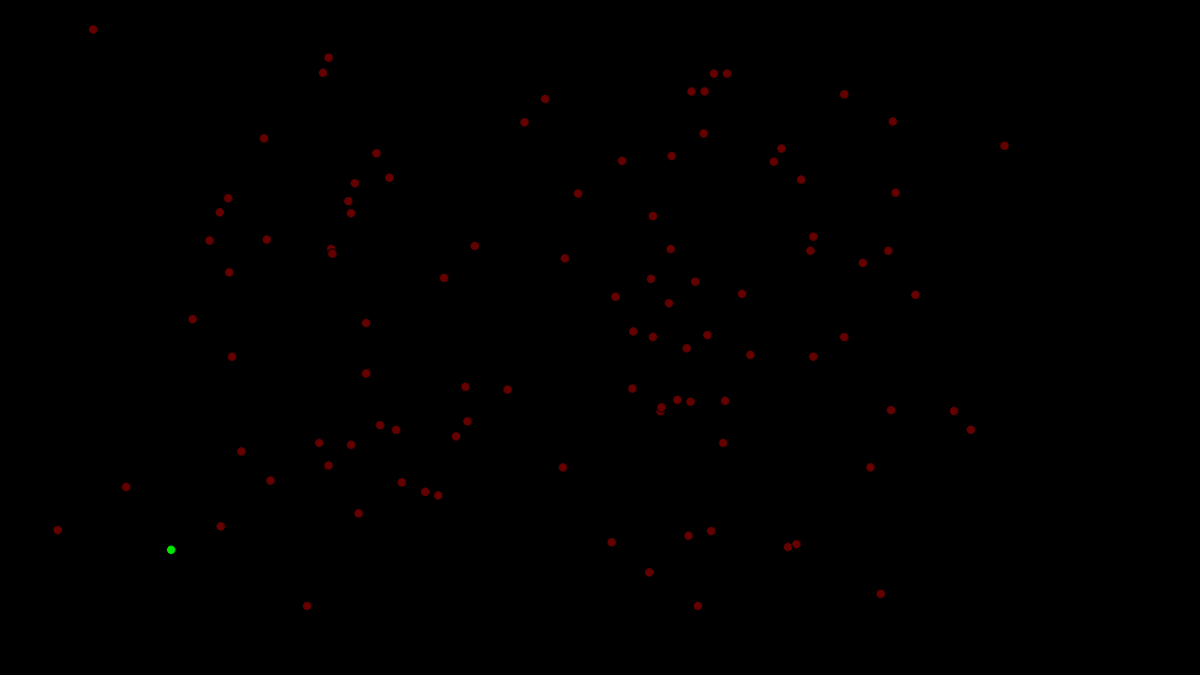
Frame 1 (no input)
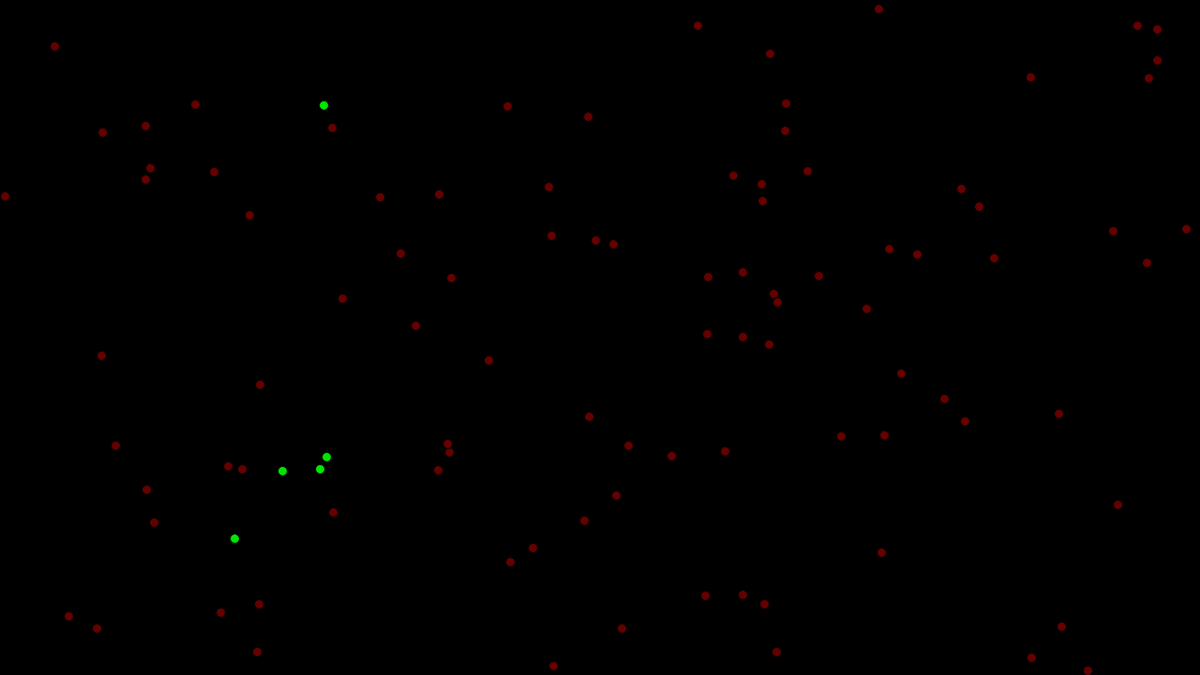
Frame 60 (the mouse pressed at the canvas centre just before this capture)
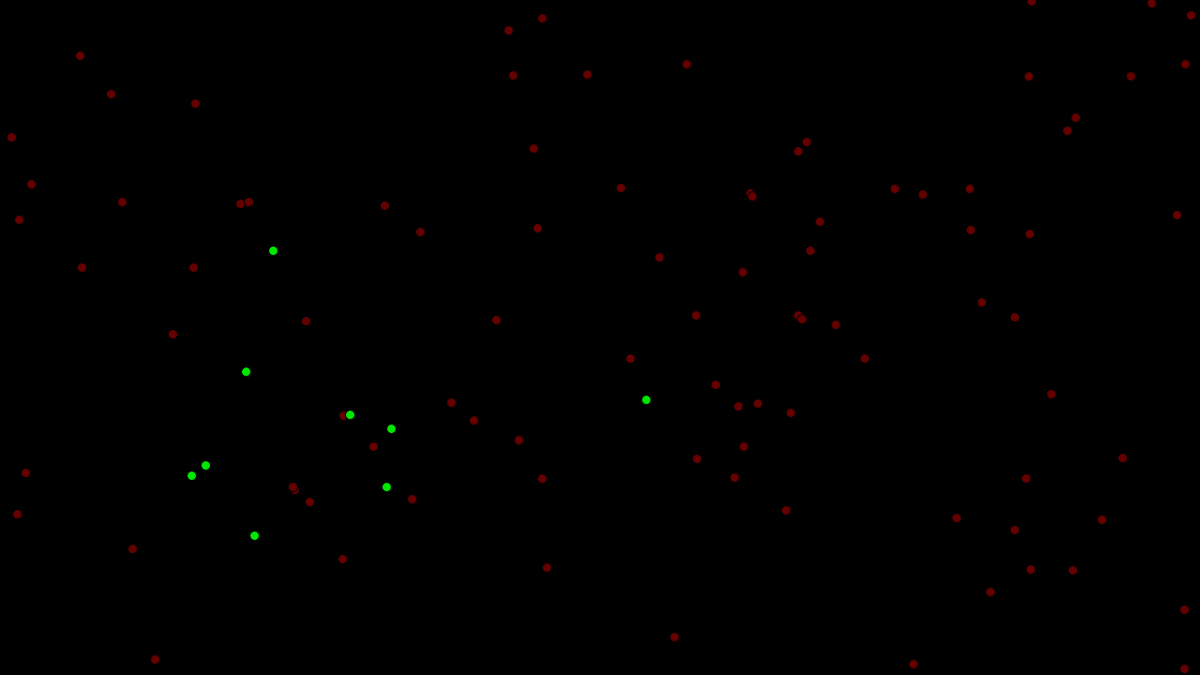
Frame 120 (the mouse held since frame 60 and released just before this capture)

The Processing sketch that drew these frames (run headless with seeded random() and noise(); from frame 60 on, the mouse is pressed at the canvas centre):

// Processing sketch: CollisionsAndZombies_07
// ── CollisionsAndZombies_07.pde
int resolutionX = 1280;
int resolutionY = 720;
CharacterManager characterManager;

float deltaTime;
float frameTime;

void setup() 
{
    surface.setSize(resolutionX, resolutionY);
    surface.setLocation(0, 0);

    characterManager = new CharacterManager();
    characterManager.spawnCharactersOfType(99, Human.class);
    characterManager.spawnCharactersOfType(1, Zombie.class);
}

void draw() 
{
    float currentTime = millis();
    deltaTime = (currentTime - frameTime) * 0.001f;

    background(0);
    characterManager.runSimulation();
    characterManager.checkEndCondition();

    frameTime = currentTime;
}


// ── Character.pde
public class Character
{
    float size;
    float speed;
    color ellipseColor; 
    PVector position;
    PVector direction;
    PVector velocity;

    public Character(float size, float positionX, float positionY, color ellipseColor, float speed)
    {
        this.size = size;
        this.speed = speed;
        this.ellipseColor = ellipseColor;
        position = new PVector(positionX, positionY);
        direction = new PVector(random(-1, 1), random(-1, 1));
        velocity = new PVector(0,0);
        velocity.add(direction);
    }

    public void move()
    {
        position.add(velocity.copy().mult(speed * deltaTime));
    }

    public void draw()
    {
        fill(ellipseColor);
        ellipse(position.x, position.y, size, size);
    }

    public void screenWrap()
    {
        if(position.x > resolutionX)
            position.x = 1;
        else if(position.x < 0)
            position.x = resolutionX -1;
        if(position.y > resolutionY)
            position.y = 1;
        else if(position.y < 0)
            position.y = resolutionY - 1;
    }
    
    public void bounce(Character target)
    {
        this.velocity.mult(-1);
        target.velocity.mult(-1);
    }
    

    public boolean isColliding(Character target)
    {
        float maxDistance = this.size / 2 + target.size / 2;

        if(abs(this.position.x - target.position.x) > maxDistance ||  
            abs(this.position.y - target.position.y) > maxDistance)
        {
            return false;
        }
        
        else if(dist(this.position.x, this.position.y, target.position.x, target.position.y) > maxDistance)
        {
            return false;
        }
        return true;
    }
    
}
// ── CharacterManager.pde
public class CharacterManager
{
    float humanSpeed = 500;
    float humanSize = 10;
    color humanColor = color(100, 0, 0);

    float zombieSpeed = 500;
    float zombieSize = 10;
    color zombieColor = color(0, 230, 0);

    ArrayList<Character> characters;

    public CharacterManager()
    {
        characters = new ArrayList<Character>();
    }

    public void runSimulation()
    {
        for (int i = 0; i < characters.size(); ++i) 
        {
            Character character = characters.get(i);
            checkCollisions(character, i);
            character.move();
            character.screenWrap();
            character.draw();
        }
    }

    public void checkEndCondition()
    {
        if(isAllDead())
        {
            textMode(CENTER);
            textSize(30);
            text("GAME OVER", resolutionX / 2, resolutionY / 2);
            text("seconds elapsed: " + millis() / 1000, resolutionX / 2, resolutionY / 2 + 60);
        }
    }

    public boolean isAllDead()
    {
        for (Character character : characters) 
        {
            if(character instanceof Human)
                return false;
        }
        return true;
    }

    public void checkCollisions(Character character, int index)
    {
        for (int i = 0; i < characters.size(); ++i) 
        {
            Character target = characters.get(i);
            if(character.isColliding(target))
            {
                if(character instanceof Human && target instanceof Zombie)
                {
                        Zombie newZombie = ((Zombie)target).convert(character);
                        newZombie.velocity = character.velocity;
                        characters.set(index, newZombie); 
                }
                else if (character instanceof Zombie && target instanceof Human) 
                {
                        Zombie newZombie = ((Zombie)character).convert(target);
                        newZombie.velocity = target.velocity;
                        characters.set(i, newZombie); 
                }
                character.bounce(target);
            }
        }
    }

    public void spawnCharactersOfType(int amount, Class classType)
    {
        for (int i = 0; i < amount; ++i)
        {
            if (classType.equals(Human.class))
            {
                characters.add(new Human(humanSize, random(100, 1000), 
                    random(100, 600), humanColor, humanSpeed));  
            }

            else if (classType.equals(Zombie.class))
            {
                characters.add(new Zombie(zombieSize, random(100, 1000),
                    random(100, 600), zombieColor, zombieSpeed));     
            }
        }
    }
}
// ── Human.pde
public class Human extends Character
{
    public Human(float size, float positionX, float positionY, color ellipseColor, float speed)
    {
        super(size, positionX, positionY, ellipseColor, speed);
    }
}
// ── Zombie.pde
public class Zombie extends Character
{
    public Zombie(float size, float positionX, float positionY, color ellipseColor, float speed)
    {
        super(size, positionX, positionY, ellipseColor, speed);
    }

    public Zombie convert(Character human)
    {
        println("Eating brains...");
        return new Zombie(size, human.position.x, human.position.y, ellipseColor, speed);
    }
}
